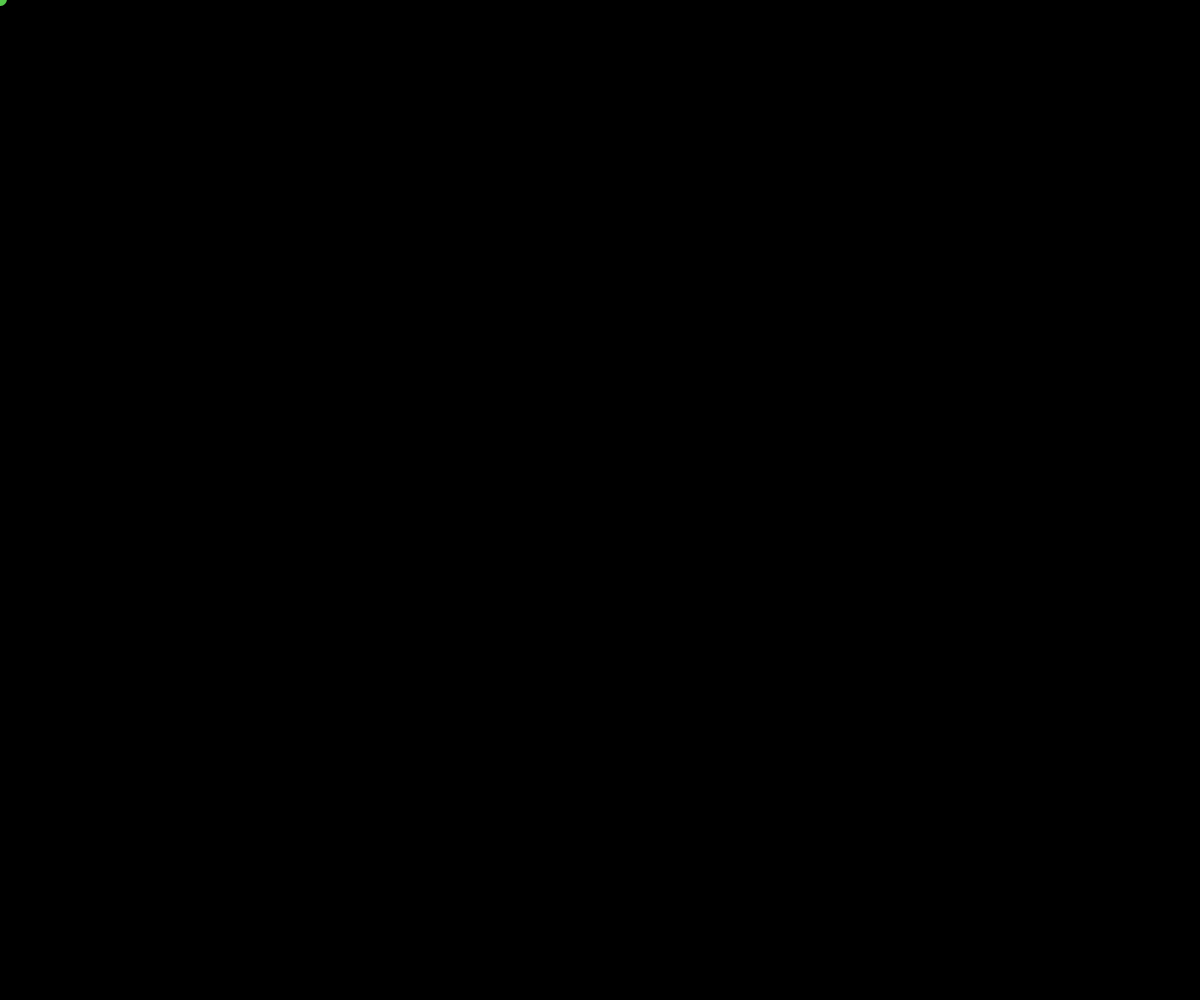
Frame 1 (no input)
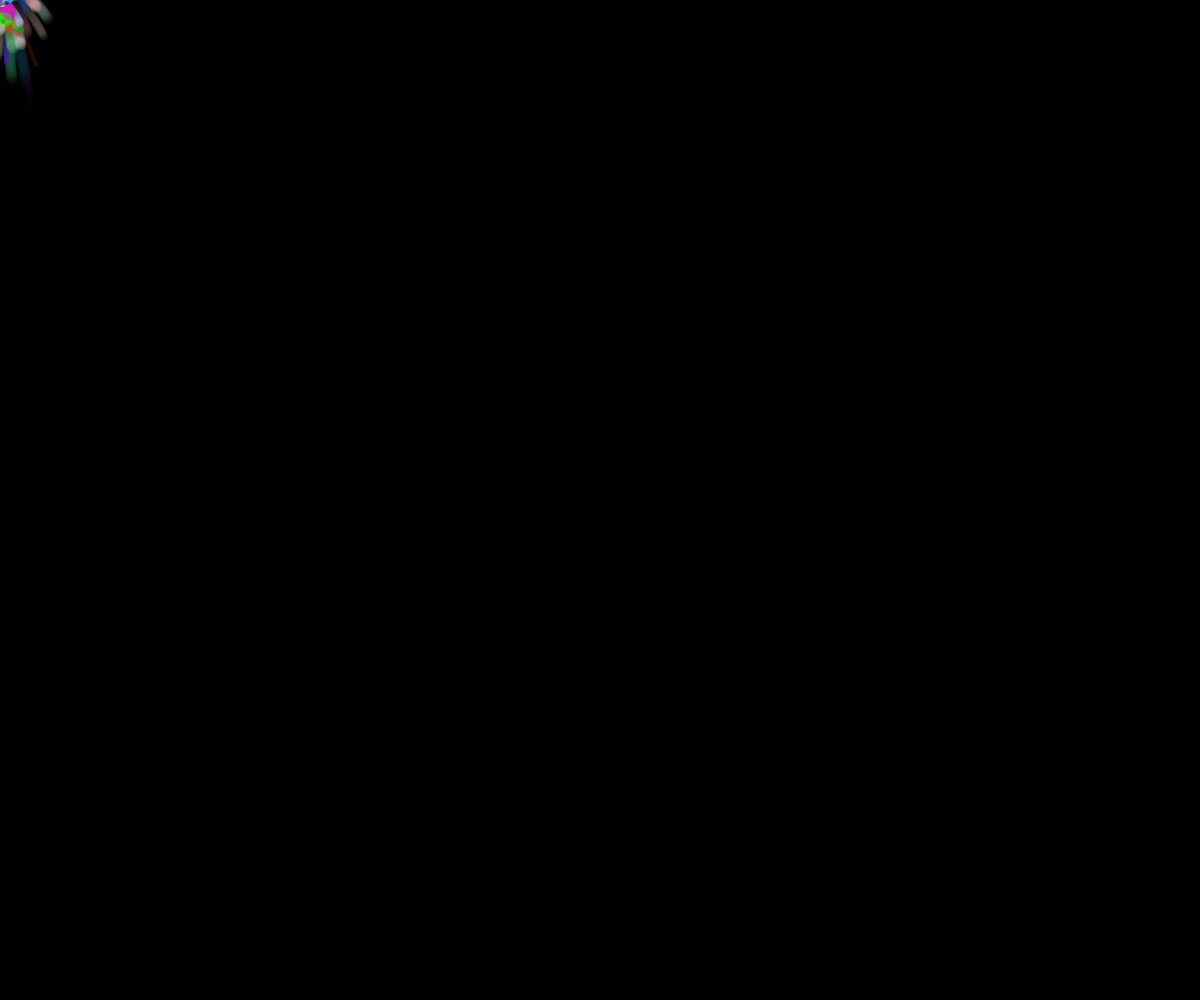
Frame 60 (no input)
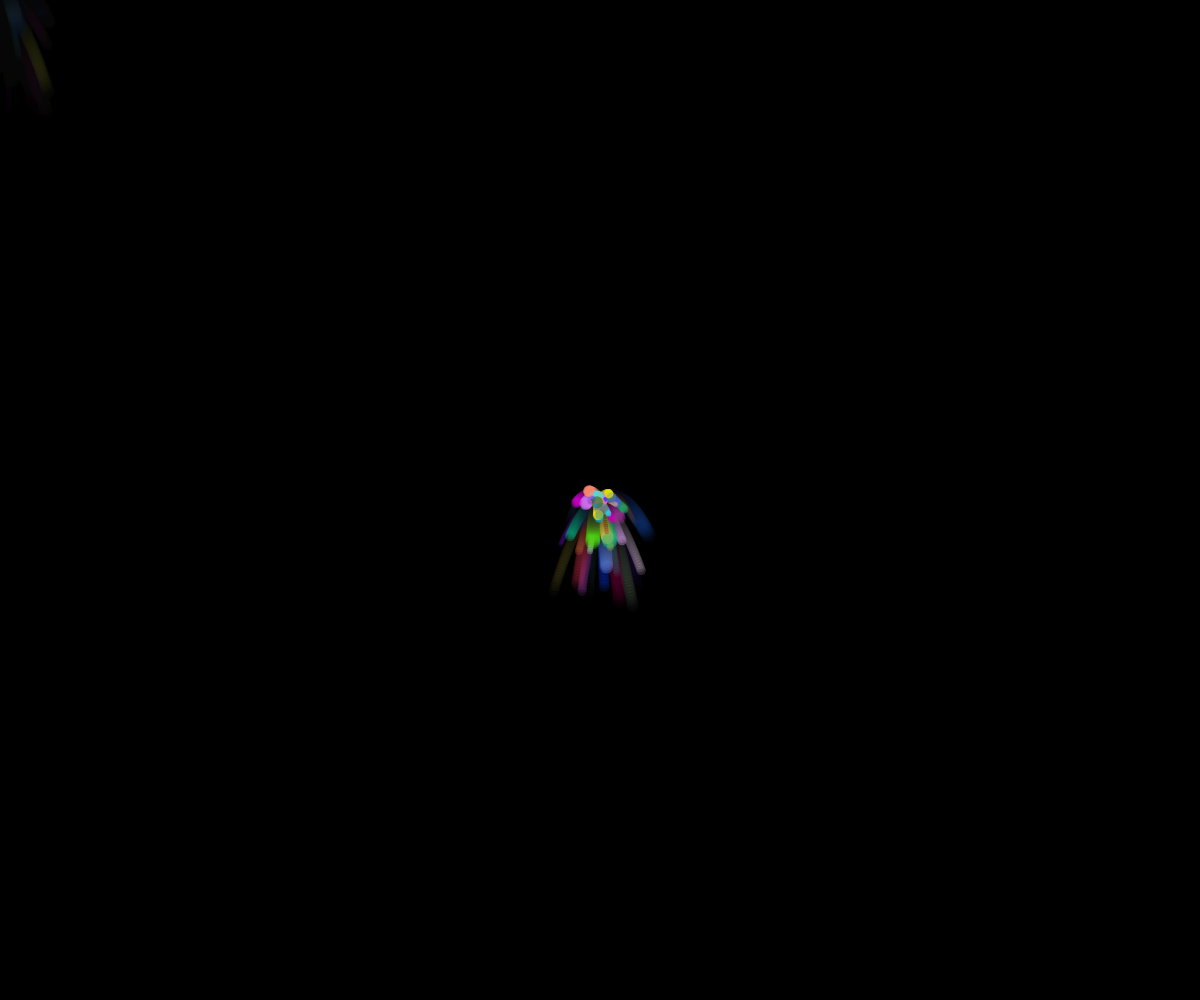
Frame 120 (the mouse pressed at the canvas centre since frame 60)

The p5.js sketch that drew these frames (run headless with seeded random() and noise() and a simulated clock; from frame 60 on, the mouse is pressed at the canvas centre):

// p5.js sketch
// ── sketch.js

let particles = [];

function setup() {
  createCanvas(windowWidth, windowHeight);
  background(0);
}

function draw() {
  background(0, 20); 
  particles.push(new Particle(mouseX, mouseY));
  

  for (let i = particles.length - 1; i >= 0; i--) {
    particles[i].update();
    particles[i].display();
    
    if (particles[i].isDead()) {
      particles.splice(i, 1);
    }
  }
}

class Particle {
  constructor(x, y) {
    this.position = createVector(x, y);
    this.velocity = createVector(random(-1, 1), random(-1, 1));
    this.gravity = createVector(0, 0.05);
    this.radius = random(2, 8);
    this.color = color(random(255), random(255), random(255), random(100, 200));
    this.lifespan = 255; 
  }

  update() {
    this.velocity.add(this.gravity);
    this.position.add(this.velocity);
    this.lifespan -= 5;
  }

  display() {
    noStroke();
    fill(red(this.color), green(this.color), blue(this.color), this.lifespan);
  
    ellipse(this.position.x, this.position.y, this.radius * 2);
  }

  isDead() {
    return this.lifespan <= 0;
  }
}

function windowResized() {
  resizeCanvas(windowWidth, windowHeight);
  
}
// ── style.css
body {
margin: 0;
  padding: 0;
  overflow: hidden;
}

canvas {
display: block; 
}

html, body {
margin: 0;
  padding: 0;
  overflow: hidden; 
}
